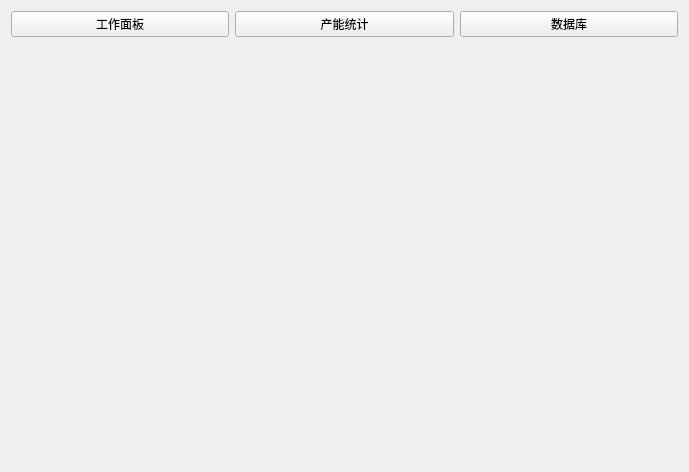
<?xml version="1.0" encoding="UTF-8"?>
<ui version="4.0">
 <class>ProductBaseForm</class>
 <widget class="QWidget" name="ProductBaseForm">
  <property name="geometry">
   <rect>
    <x>0</x>
    <y>0</y>
    <width>689</width>
    <height>472</height>
   </rect>
  </property>
  <property name="windowTitle">
   <string>Form</string>
  </property>
  <property name="styleSheet">
   <string notr="true"/>
  </property>
  <layout class="QGridLayout" name="gridLayout">
   <item row="0" column="0">
    <layout class="QHBoxLayout" name="horizontalLayout">
     <item>
      <widget class="QPushButton" name="pushButton_now">
       <property name="text">
        <string>工作面板</string>
       </property>
      </widget>
     </item>
     <item>
      <widget class="QPushButton" name="pushButton_data">
       <property name="text">
        <string>产能统计</string>
       </property>
      </widget>
     </item>
     <item>
      <widget class="QPushButton" name="pushButton_sql">
       <property name="text">
        <string>数据库</string>
       </property>
      </widget>
     </item>
    </layout>
   </item>
   <item row="1" column="0">
    <widget class="QStackedWidget" name="stackedWidget">
     <property name="currentIndex">
      <number>0</number>
     </property>
     <widget class="QWidget" name="page">
      <layout class="QGridLayout" name="gridLayout_2">
       <item row="0" column="0">
        <widget class="QWidget" name="widget" native="true"/>
       </item>
      </layout>
     </widget>
    </widget>
   </item>
  </layout>
 </widget>
 <resources/>
 <connections/>
</ui>
